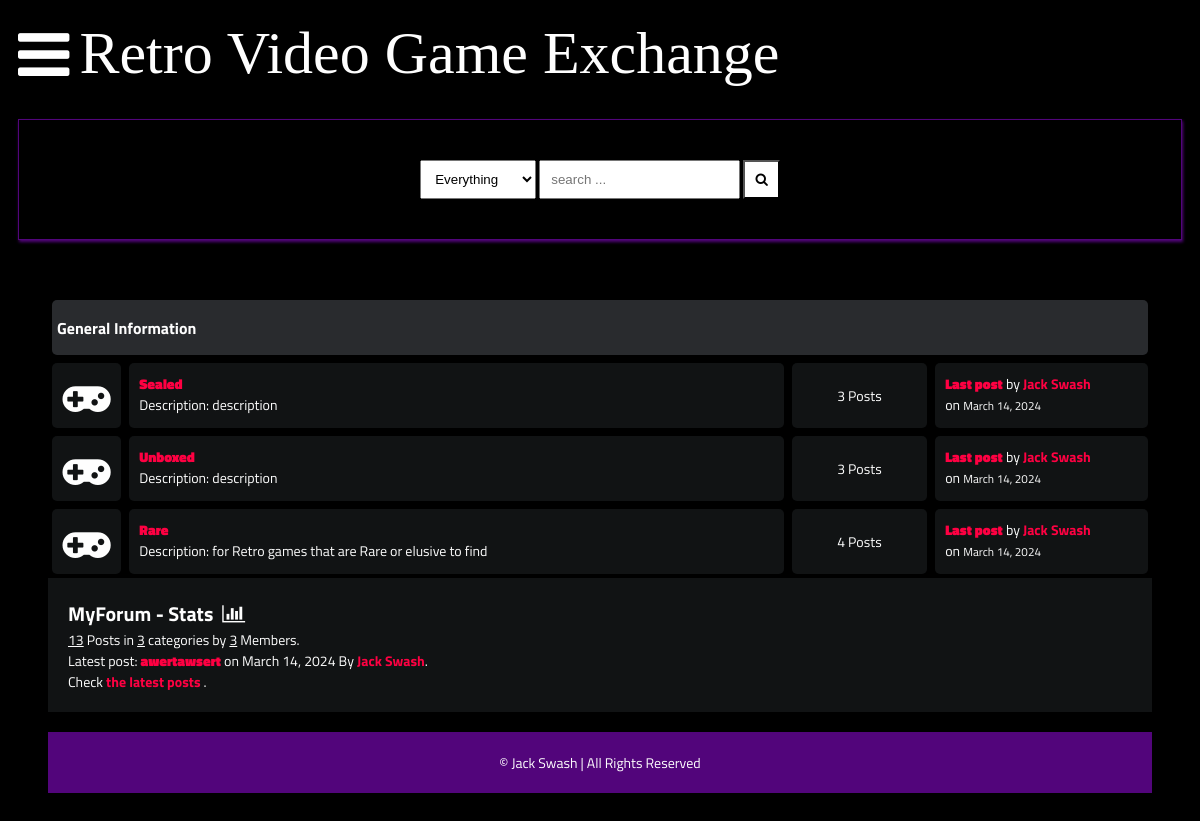
Before: / with the older database file.
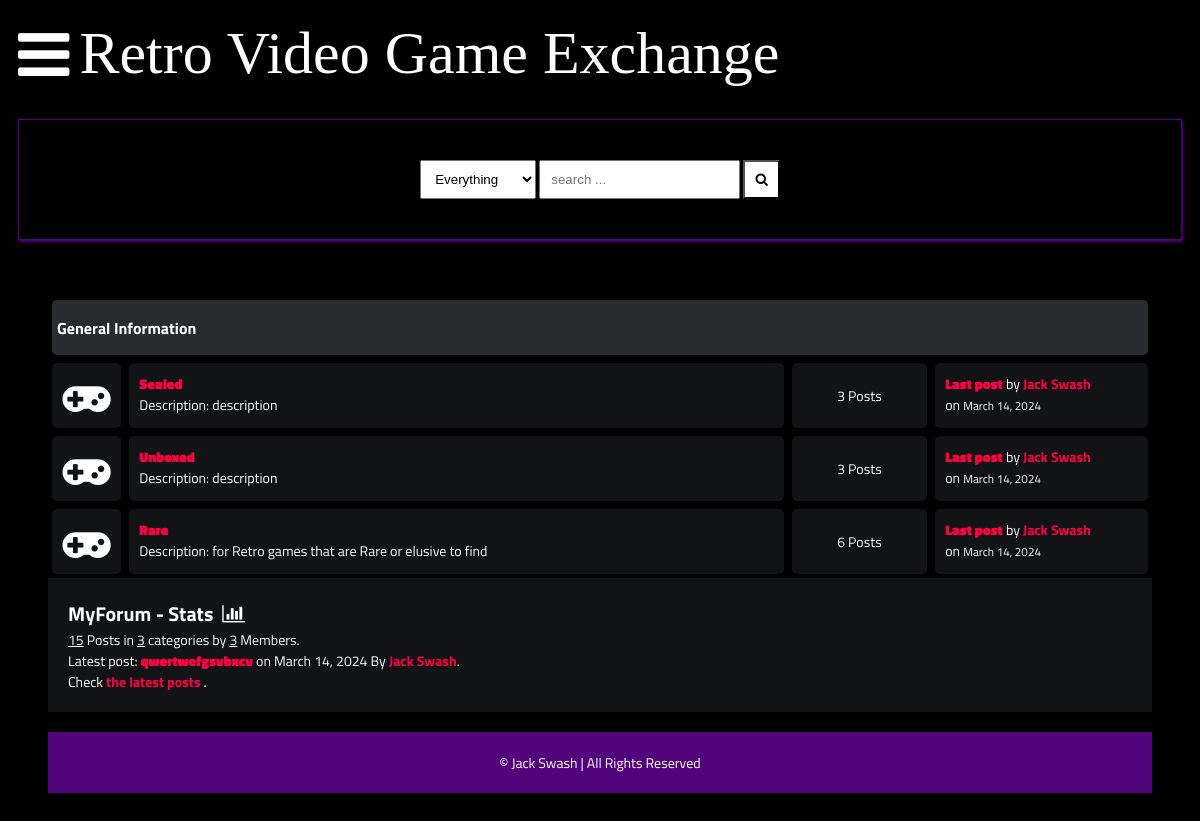
After: the same page with the newer database file.
### main/models.py (models this page shows, shortened)
class Category(models.Model):
    title = models.CharField(max_length=50)
    slug = models.SlugField(max_length=400, unique=True, blank=True)
    description = models.TextField(default="description")
    class Meta:
        verbose_name_plural = "categories"
    def get_url(self):
        return reverse("posts", kwargs={
            "slug":self.slug
        })
    @property
    def num_posts(self):
        return Post.objects.filter(categories=self).count()
    @property
    def last_post(self):
        return Post.objects.filter(categories=self).latest("date")

class Post(models.Model):
    title = models.CharField(max_length=400)
    slug = models.SlugField(max_length=400, unique=True, blank=True)
    user = models.ForeignKey(Author, on_delete=models.CASCADE)
    content = HTMLField()
    categories = models.ManyToManyField(Category)
    date = models.DateTimeField(auto_now_add=True)
    approved = models.BooleanField(default=False)
    hit_count_generic = GenericRelation (HitCount, object_id_field='object_pk',
        related_query_name='hit_count_generic_relation'
    )
    tags = TaggableManager()
    comments = models.ManyToManyField(Comment, blank=True)
    def get_url(self):
        return reverse("detail", kwargs={
            "slug":self.slug
        })

class Author(models.Model):
    user = models.ForeignKey(User, on_delete=models.CASCADE)
    fullname = models.CharField(max_length=40, blank=True)
    slug = models.SlugField(max_length=400, unique=True, blank=True)
    bio = HTMLField()
    points = models.IntegerField(default=0)
    profile_pic = ResizedImageField(size=[50,80], quality=100, upload_to="authors", default=None, null=True, blank=True)

### main/views.py (the view)
# urls.py: path("", home, name="home"),
def home(request):
    forums = Category.objects.all()
    num_posts = Post.objects.all().count()
    num_users = User.objects.all().count()
    num_categories = forums.count()
    last_post = Post.objects.latest("date")
    context = {
        "forums":forums,
        "num_posts":num_posts,
        "num_users":num_users,
        "num_categories":num_categories,
        "last_post":last_post,
    }
    return render(request, "forums.html", context)

### templates/forums.html
{% extends 'base.html' %}
{% block content %}
<div class="container">
    <div class="subforum">
        <div class="subforum-title">
            <h1>General Information</h1>
        </div>
        {% for forum in forums %}
        <div class="subforum-row">
            <div class="subforum-icon subforum-column center">
                <i class="fa fa-gamepad"></i>
            </div>
            <div class="subforum-description subforum-column">
                <h4><a href="{{forum.get_url}}">{{forum.title}}</a></h4>
                <p>Description: {{forum.description}} </p>
            </div>
            <div class="subforum-stats subforum-column center">
                <span>{{forum.num_posts}} Posts</span>
            </div>
            <div class="subforum-info subforum-column">
                {% if forum.last_post %}
                    <b><a href="{{forum.last_post.get_url}}">Last post</a></b> by <a href="">{{forum.last_post.user.fullname|title}}</a>
                    <br>on <small>{{forum.last_post.date|date}}</small>
                {% else %}
                    <span>No posts in this category.</span>
                {% endif %}
            </div>
        </div>
    {% endfor %}
     <div class="forum-info">
        <div class="chart">
            MyForum - Stats &nbsp;<i class="fa fa-bar-chart"></i>
        </div>
        <span><u>{{num_posts}}</u> Posts in <u>{{num_categories}}</u> categories by <u>{{num_users}}</u> Members.</span><br>
        <span>Latest post: <b><a href="{{last_post.get_url}}">{{last_post.title}}</a></b> on {{last_post.date|date}} By <a href="">{{last_post.user.fullname}}</a></span>.<br>
        <span>Check <a href={% url 'latest_posts' %}>the latest posts</a> .</span><br>
    </div>
    {% endblock content %}

Changed rows visible on the page:
no longer on this page (row unchanged): Post: title "awertawsert", date "March 14, 2024", user.fullname "Jack Swash"
computed for Category "Rare": num_posts "4" → "6"
added Post: title "qwertwefgsvbxcv", date "March 14, 2024", user.fullname "Jack Swash"
Other visible differences:
{{ num_posts }}: "13" → "15"
